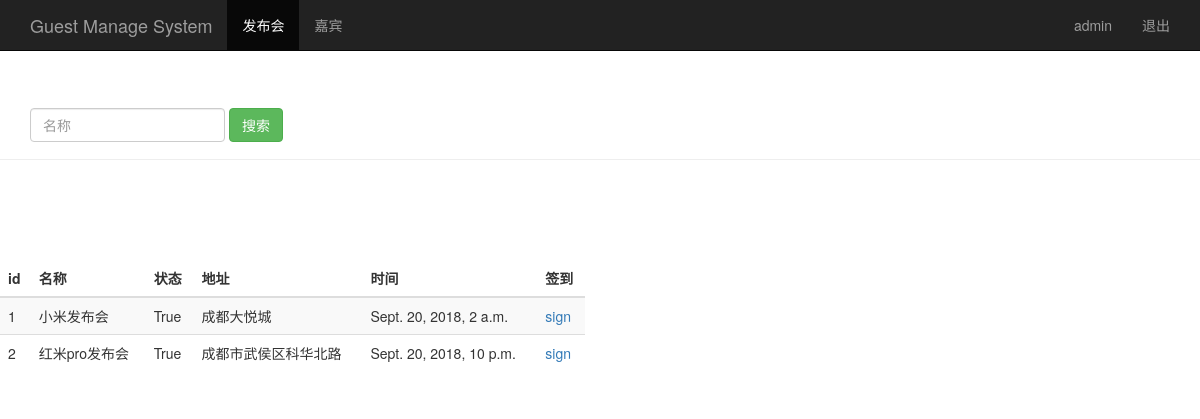
The page /event_manage/ (signed in) on the database its author committed.
### sign/models.py (models this page shows, shortened)
class Event(models.Model):
    name = models.CharField(max_length=100)  # 发布会名称
    limit = models.IntegerField()  # 限制参加人数
    status = models.BooleanField()  # 状态
    address = models.CharField(max_length=200)  # 发布会地址
    start_time = models.DateTimeField('events time')  # 发布会开始时间
    create_time = models.DateTimeField(auto_now=True)  # 创建时间，自动获取当前时间

### sign/views.py (the view)
# urls.py: path('event_manage/', views.event_manage),
@login_required
def event_manage(request):
    event_list = Event.objects.all()
    username = request.session.get('user', '')
    return render(request, 'event_manage.html', {'user': username, "events": event_list})

### sign/templates/event_manage.html (shortened to what this page needs)
<!DOCTYPE html>
<html lang="zh-CN">
 <head>
    {% load bootstrap3 %}
    {% bootstrap_css %}
 </head>
 <body role="document">
    <nav class="navbar navbar-inverse navbar-fixed-top">
      <div class="container">
        <div class="navbar-header">
          <a class="navbar-brand" href="/event_manage/">Guest Manage System</a>
        </div>
        <div id="navbar" class="collapse navbar-collapse">
          <ul class="nav navbar-nav">
            <li class="active"><a href="#">发布会</a></li>
            <li><a href="/guest_manage/">嘉宾</a></li>
          </ul>
          <ul class="nav navbar-nav navbar-right">
           <li><a href="#">{{user}}</a></li>
           <li><a href="/logout/">退出</a></li>
         </ul>
        </div>
      </div>
    </nav>
      <div class="page-header" style="padding-top: 60px">
        <div id="navbar1" class="navbar-collapse collapse">
          <form class="navbar-form" method="get" action="/search_name/">
            <div class="form-group">
              <input name="name" type="text" placeholder="名称" class="form-control">
            </div>
            <button type="submit" class="btn btn-success">搜索</button>
          </form>
        </div>
      </div>
    <div class="row" style="padding-top: 80px">
        <div class="col-md-6">
          <table class="table table-striped">
            <thead>
              <tr>
                <th>id</th>
                <th>名称</th>
                <th>状态</th>
                <th>地址</th>
                <th>时间</th>
                  <th>签到</th>
              </tr>
            </thead>
            <tbody>
              {% for event in events %}
                <tr>
                  <td>{{ event.id }}</td>
                  <td>{{ event.name }}</td>
                  <td>{{ event.status }}</td>
                  <td>{{ event.address }}</td>
                  <td>{{ event.start_time }}</td>
                    <td>
                        <a href="/sign_index/{{ event.id }}/" target="{{ event.id }}_blank">sign</a>
                    </td>
                </tr>
             {% endfor %}
            </tbody>
          </table>
        </div>
    </div>
 </body>
</html>

### rows shown on the page
Event: id "1", name "小米发布会", status "True", address "成都大悦城", start_time "Sept. 20, 2018, 2 a.m."
Event: id "2", name "红米pro发布会", status "True", address "成都市武侯区科华北路", start_time "Sept. 20, 2018, 10 p.m."

### other values the page prints
{{ user }} "admin"
